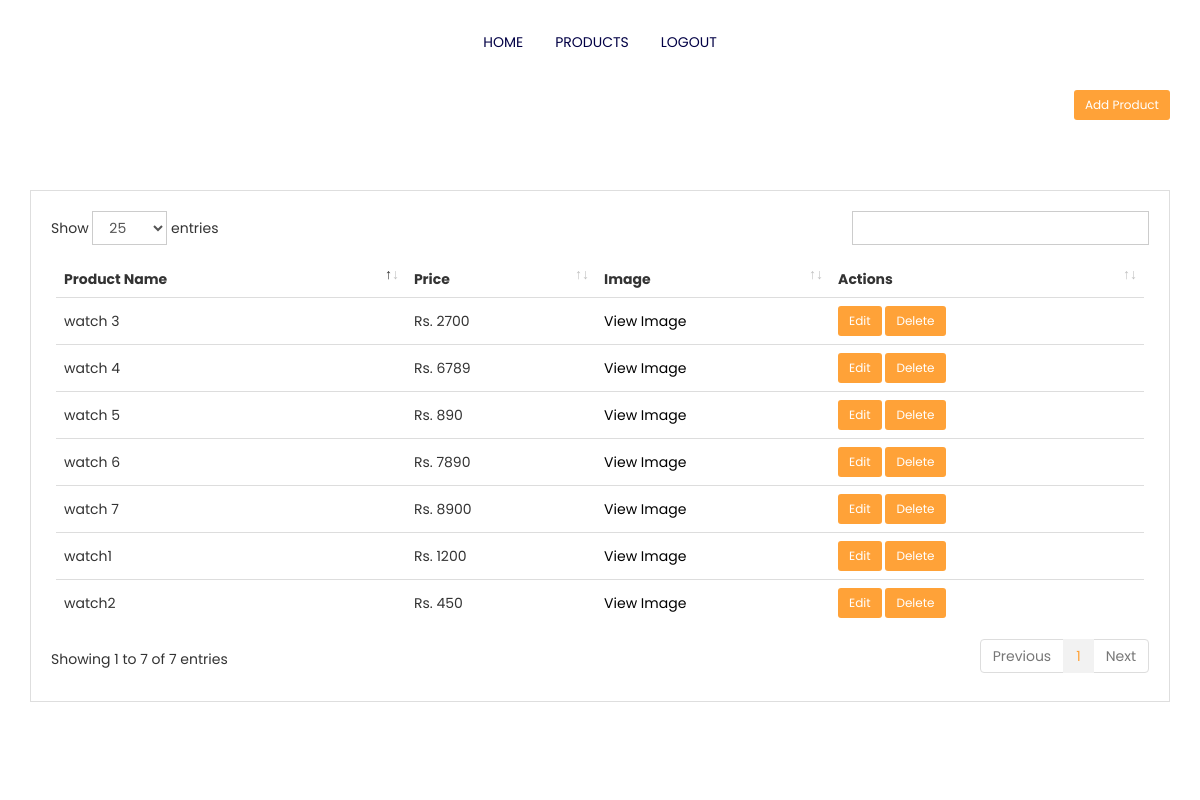
The app's page / (signed in) with its own data.
### products/models.py (models this page shows, shortened)
class Products(models.Model):
    product_id = models.IntegerField(primary_key=True, auto_created=True, editable=False)
    product_name = models.CharField(max_length=100)
    strap_color = models.CharField(max_length=20)
    highlight = models.TextField()
    price = models.IntegerField()
    active_inactive = models.BooleanField(default=True)
    image = models.ImageField(upload_to="images")

### products/views.py (the view)
# urls.py: path('', product_list, name='product_list'),
@login_required()
def product_list(request):
    if not request.user.is_superuser:
        return redirect('home')
    template_name = 'products/product_list.html'
    product_list = Products.objects.all()
    context = {'product_list':product_list}
    return render(request, template_name, context)

### templates/products/product_list.html (shortened to what this page needs)
{% extends 'base.html' %}
{% load static %}
{% block content %}
<div class="container">
    <div class="row" align="right">
        <div class="col-md-12">
            <a href="{% url 'product_add' %}" class="btn btn-sm"
               style="background-color:#ffa238;color:white;">Add Product</a>
        </div>
    </div>
</div>
<section class="user-dashboard page-wrapper">
    <div class="container-fluid">
        <div class="row">
            <div class="col-md-12">
                <div class="dashboard-wrapper user-dashboard order_history_table">
                    <div class="table-responsive" style="padding:2rem;">
                        <table class="table" id="dataTable" width="100%" cellspacing="0" style="padding:.5rem;">
                            <thead>
                            <tr>
                                <th>Product Name</th>
                                <th>Price</th>
                                <th>Image</th>
                                <th>Actions</th>
                            </tr>
                            </thead>
                            <tbody>
                            {% for data in product_list %}
                            <tr>
                                <td class="pro_details">{{data.product_name}}</td>
                                <td class="pro_details">Rs. {{data.price}}</td>
                                <td class="pro_details">
                                    <a href="{{data.image.url}}">View Image</a>
                                </td>
                                <td>
                                    <a href="{% url 'product_edit' data.product_id %}" class="btn btn-sm"
                                       style="background-color:#ffa238;color:white;">Edit</a>
                                    <a href="{% url 'product_delete' data.product_id %}" class="btn btn-sm"
                                       style="background-color:#ffa238;color:white;">Delete</a>
                                </td>
                            </tr>
                            {% endfor %}
                            </tbody>
                        </table>
                    </div>
                </div>
            </div>
        </div>
    </div>
</section>
{% endblock %}

### static/css/style.css (style rules this page uses)
body { line-height: 1.5; font-family: "Poppins", sans-serif; -webkit-font-smoothing: antialiased; }
a, a:focus, a:hover { text-decoration: none; outline: 0; color: #000; }
td.pro_details { vertical-align: middle !important; }
.order_history_table { margin-top: 0 !important; padding: 0 !important; }
.page-wrapper { padding: 70px 0; }
.dashboard-wrapper { border: 1px solid #dedede; margin-top: 30px; padding: 20px; }
.table>thead>tr>th { border:none; }

### records on screen
Products: product_name "watch1", price "1200"
Products: product_name "watch2", price "450"
Products: product_name "watch 3", price "2700"
Products: product_name "watch 4", price "6789"
Products: product_name "watch 5", price "890"
Products: product_name "watch 6", price "7890"
Products: product_name "watch 7", price "8900"
